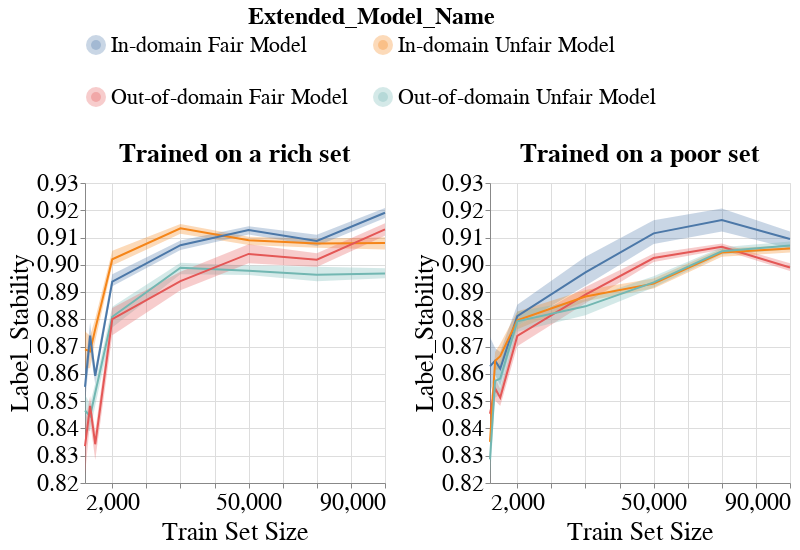

Notebook code cell kept with this figure:
### Code cell
create_group_metric_line_bands_per_dataset_plot(metrics_per_exp_dct=metrics_per_exp_dct,
                                                experiment_names=EXPERIMENT_NAMES,
                                                model_name=MODEL_NAMES[0],
                                                metric_type='subgroup',
                                                metric_name='Label_Stability',
                                                group_name='overall',
                                                ylim=[0.82, 0.93],
                                                with_band=True)

### Figure 1 — Vega-Lite specification as saved in the notebook (floating-point values rounded to 4 significant figures; data arrays with more than 128 entries replaced by an {"elided": "..."} marker saying what was removed)
{"config": {"view": {"continuousWidth": 400, "continuousHeight": 300}, "axis": {"labelFontSize": 24, "labelFontWeight": "normal", "titleFontSize": 26, "titleFontWeight": "normal"}, "legend": {"columns": 2, "direction": "horizontal", "labelFontSize": 22, "labelLimit": 400, "orient": "top", "symbolStrokeWidth": 10, "titleAnchor": "middle", "titleFontSize": 24, "titleLimit": 300}, "title": {"fontSize": 22}}, "vconcat": [{"hconcat": [{"layer": [{"mark": {"type": "errorband", "extent": "ci"}, "encoding": {"color": {"field": "Extended_Model_Name", "type": "nominal"}, "x": {"axis": {"labelExpr": "datum.value == 10000 ? '2,000' : datum.label"}, "field": "Train_Set_Size", "scale": {"nice": false}, "title": "Train Set Size", "type": "quantitative"}, "y": {"field": "Metric_Value", "scale": {"domain": [0.82, 0.93], "zero": false}, "title": "Label_Stability", "type": "quantitative"}}}, {"mark": "line", "encoding": {"color": {"field": "Extended_Model_Name", "type": "nominal"}, "x": {"axis": {"labelExpr": "datum.value == 10000 ? '2,000' : datum.label"}, "field": "Train_Set_Size", "scale": {"nice": false}, "title": "Train Set Size", "type": "quantitative"}, "y": {"aggregate": "mean", "field": "Metric_Value", "scale": {"domain": [0.82, 0.93], "zero": false}, "title": "Label_Stability", "type": "quantitative"}}}], "height": 300, "title": {"text": "Trained on a rich set", "fontSize": 26}, "width": 300}, {"layer": [{"mark": {"type": "errorband", "extent": "ci"}, "encoding": {"color": {"field": "Extended_Model_Name", "type": "nominal"}, "x": {"axis": {"labelExpr": "datum.value == 10000 ? '2,000' : datum.label"}, "field": "Train_Set_Size", "scale": {"nice": false}, "title": "Train Set Size", "type": "quantitative"}, "y": {"field": "Metric_Value", "scale": {"domain": [0.82, 0.93], "zero": false}, "title": "Label_Stability", "type": "quantitative"}}}, {"mark": "line", "encoding": {"color": {"field": "Extended_Model_Name", "type": "nominal"}, "x": {"axis": {"labelExpr": "datum.value == 10000 ? '2,000' : datum.label"}, "field": "Train_Set_Size", "scale": {"nice": false}, "title": "Train Set Size", "type": "quantitative"}, "y": {"aggregate": "mean", "field": "Metric_Value", "scale": {"domain": [0.82, 0.93], "zero": false}, "title": "Label_Stability", "type": "quantitative"}}}], "data": {"name": "data-2a214507922273833021f06e46b85070"}, "height": 300, "title": {"text": "Trained on a poor set", "fontSize": 26}, "width": 300}]}], "data": {"name": "data-ee129d7553a092939a6a13bbc1e0a227"}, "$schema": "https://vega.github.io/schema/vega-lite/v4.17.0.json", "datasets": {"data-ee129d7553a092939a6a13bbc1e0a227": {"elided": "192 records"}, "data-2a214507922273833021f06e46b85070": {"elided": "192 records"}}}
